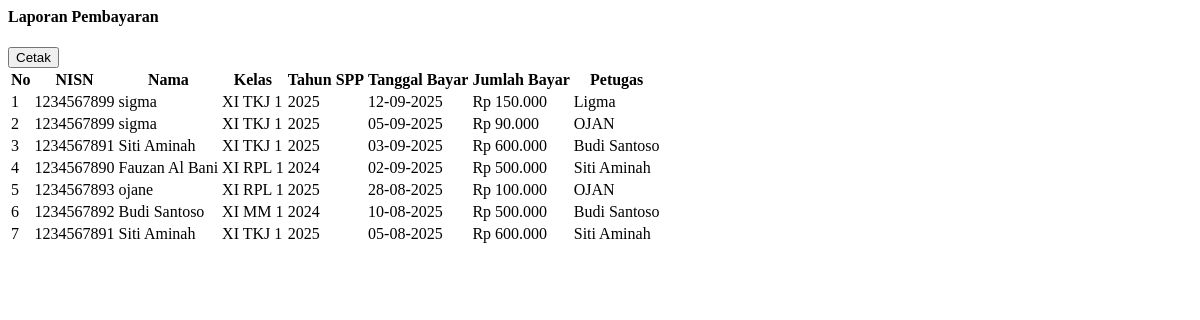
The page /pages/laporan.php on the database its author committed.
### tables this page shows
CREATE TABLE `pembayaran` (
  `id_pembayaran` int(11) NOT NULL,
  `id_petugas` int(11) DEFAULT NULL,
  `nisn` char(10) DEFAULT NULL,
  `tgl_bayar` date DEFAULT NULL,
  `bulan_dibayar` varchar(8) DEFAULT NULL,
  `tahun_dibayar` varchar(4) DEFAULT NULL,
  `id_spp` int(11) DEFAULT NULL,
  `jumlah_bayar` int(11) DEFAULT NULL
);

CREATE TABLE `siswa` (
  `nisn` char(10) NOT NULL,
  `nis` char(8) DEFAULT NULL,
  `nama` varchar(35) DEFAULT NULL,
  `id_kelas` int(11) DEFAULT NULL,
  `alamat` text DEFAULT NULL,
  `no_telp` varchar(13) DEFAULT NULL,
  `id_spp` int(11) DEFAULT NULL,
  `password` varchar(255) NOT NULL
);

CREATE TABLE `kelas` (
  `id_kelas` int(11) NOT NULL,
  `nama_kelas` varchar(10) DEFAULT NULL,
  `kompetensi_keahlian` varchar(50) DEFAULT NULL
);

CREATE TABLE `spp` (
  `id_spp` int(11) NOT NULL,
  `tahun` int(11) DEFAULT NULL,
  `nominal` int(11) DEFAULT NULL
);

CREATE TABLE `petugas` (
  `id_petugas` int(11) NOT NULL,
  `username` varchar(25) DEFAULT NULL,
  `password` varchar(255) DEFAULT NULL,
  `nama_petugas` varchar(35) DEFAULT NULL,
  `level` enum('admin','petugas') DEFAULT NULL,
  `aktif` tinyint(1) NOT NULL DEFAULT 1
);

### pages/laporan.php (the view, shortened to what this page needs)
<?php
include "./config/koneksi.php";
?>
<div class="d-flex justify-content-between align-items-center mb-3">
  <h4 class="mb-0">Laporan Pembayaran</h4>
  <div class="d-flex gap-2">
    <button class="btn btn-outline-secondary btn-sm" onclick="window.print()">
      <i class="bi bi-printer me-1"></i> Cetak
    </button>
  </div>
</div>
<?php
$q = mysqli_query($koneksi,"
  SELECT p.id_pembayaran, s.nisn, s.nama, k.nama_kelas, sp.tahun,
         p.tgl_bayar, p.jumlah_bayar, pt.nama_petugas
  FROM pembayaran p
  JOIN siswa s    ON p.nisn = s.nisn
  JOIN kelas k    ON s.id_kelas = k.id_kelas
  JOIN spp sp     ON s.id_spp = sp.id_spp
  JOIN petugas pt ON p.id_petugas = pt.id_petugas
  ORDER BY p.tgl_bayar DESC
");
?>
<div class="card shadow-sm">
  <div class="card-body">
    <table class="table table-bordered table-striped datatable">
      <thead class="table-light">
        <tr>
          <th>No</th>
          <th>NISN</th>
          <th>Nama</th>
          <th>Kelas</th>
          <th>Tahun SPP</th>
          <th>Tanggal Bayar</th>
          <th>Jumlah Bayar</th>
          <th>Petugas</th>
        </tr>
      </thead>
      <tbody>
        <?php
        $no=1;
        while($d=mysqli_fetch_assoc($q)):
        ?>
        <tr>
          <td><?= $no++ ?></td>
          <td><?= $d['nisn'] ?></td>
          <td><?= htmlspecialchars($d['nama']) ?></td>
          <td><?= $d['nama_kelas'] ?></td>
          <td><?= $d['tahun'] ?></td>
          <td><?= date("d-m-Y", strtotime($d['tgl_bayar'])) ?></td>
          <td>Rp <?= number_format($d['jumlah_bayar'],0,',','.') ?></td>
          <td><?= htmlspecialchars($d['nama_petugas']) ?></td>
        </tr>
        <?php endwhile; ?>
      </tbody>
    </table>
  </div>
</div>

### rows shown on the page
pembayaran: nisn.nisn "1234567899", nisn.nama "sigma", kelas.nama_kelas "XI TKJ 1", id_spp.tahun "2025", tgl_bayar "12-09-2025", jumlah_bayar "150.000", id_petugas.nama_petugas "Ligma"
pembayaran: nisn.nisn "1234567899", nisn.nama "sigma", kelas.nama_kelas "XI TKJ 1", id_spp.tahun "2025", tgl_bayar "05-09-2025", jumlah_bayar "90.000", id_petugas.nama_petugas "OJAN"
pembayaran: nisn.nisn "1234567891", nisn.nama "Siti Aminah", kelas.nama_kelas "XI TKJ 1", id_spp.tahun "2025", tgl_bayar "03-09-2025", jumlah_bayar "600.000", id_petugas.nama_petugas "Budi Santoso"
pembayaran: nisn.nisn "1234567890", nisn.nama "Fauzan Al Bani", kelas.nama_kelas "XI RPL 1", id_spp.tahun "2024", tgl_bayar "02-09-2025", jumlah_bayar "500.000", id_petugas.nama_petugas "Siti Aminah"
pembayaran: nisn.nisn "1234567893", nisn.nama "ojane", kelas.nama_kelas "XI RPL 1", spp.tahun "2025", tgl_bayar "28-08-2025", jumlah_bayar "100.000", id_petugas.nama_petugas "OJAN"
pembayaran: nisn.nisn "1234567892", nisn.nama "Budi Santoso", kelas.nama_kelas "XI MM 1", id_spp.tahun "2024", tgl_bayar "10-08-2025", jumlah_bayar "500.000", id_petugas.nama_petugas "Budi Santoso"
pembayaran: nisn.nisn "1234567891", nisn.nama "Siti Aminah", kelas.nama_kelas "XI TKJ 1", id_spp.tahun "2025", tgl_bayar "05-08-2025", jumlah_bayar "600.000", id_petugas.nama_petugas "Siti Aminah"
